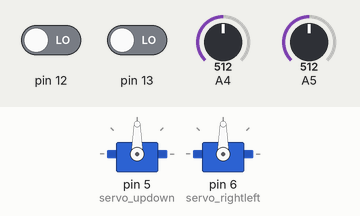
The sketch below on a simulated Arduino Uno, built with avr-gcc and run on an emulated ATmega328P. Shown: 2 × servo. The test bench sets the inputs (shaded band); at power-on: A4 = 512, pin 13 LOW, A5 = 512, pin 12 LOW. What the sketch prints to the serial monitor is not drawn.

Above: at 1.2 s.
1.3 s: A4 set to 716
At 2.4 s:
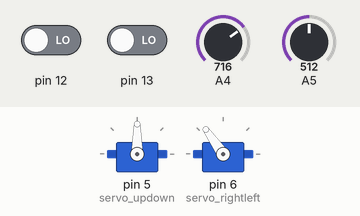
2.8 s: pin 13 driven HIGH
At 3.2 s:
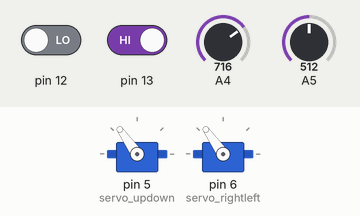
4.3 s: A4 set to 900
At 5.2 s:
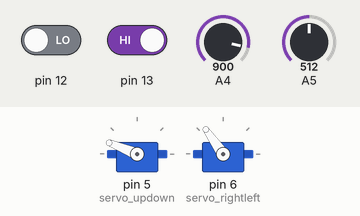
5.8 s: A4 set to 1023
At 7.1 s:
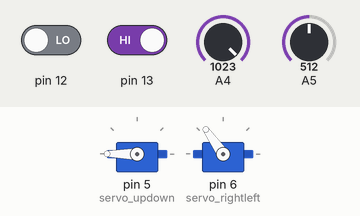
7.4 s: A4 set to 306
At 8.1 s:
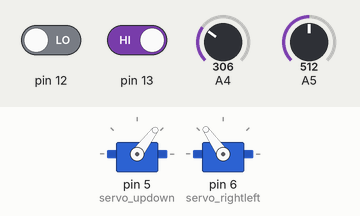
8.9 s: A5 set to 1013
11.9 s: A5 set to 1023
Timing chart, 0 to 14.4 s (numbered marks = the images above; inputs shaded):
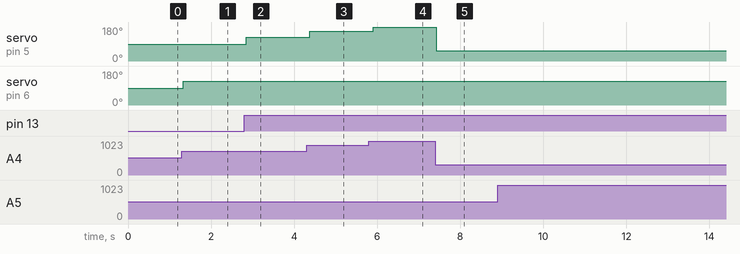

The sketch:

SolarTracker.ino
```cpp
#include <Servo.h>
int mode = 0;
int axe = 0;
int buttonState1 = 0;
int buttonState2 = 0;
int prevButtonState1 = 0;
int prevButtonState2 = 0;

int ldrtopr= 0;
int ldrtopl = 1;
int ldrbotr = 2;
int ldrbotl = 3;
int topl = 0;
int topr = 0;
int botl = 0;
int botr = 0;

Servo servo_updown;
Servo servo_rightleft;

int threshold_value=10;

void setup()
{
  Serial.begin(9600);
  Serial.println("CLEARDATA");
  Serial.println("LABEL,t,voltage,current,power,Mode");

  pinMode(12, INPUT);
  pinMode(11, INPUT);
  pinMode(A4, INPUT);

  servo_updown.attach(5);
  servo_rightleft.attach(6);
}

void loop()
{
char Mode;
    float volt = analogRead(A5)*5.0/1023;
    float voltage = 2*volt;
    float current = voltage/20;
    float power = voltage*current;
    Serial.print("DATA,TIME,");
    Serial.print(voltage);
    Serial.print(",");
    Serial.print(current);
    Serial.print(",");
    Serial.print(power);
    Serial.print(",");

  buttonState1 = digitalRead(12);
  if (buttonState1 != prevButtonState1)
  {
    if (buttonState1 == HIGH)
    {
      if (mode == 1)
      {
        mode = 0;
      }
      else
      {
        mode = 1;
      }
    }
  }

  prevButtonState1 = buttonState1;
  delay(50);

  if (mode == 0)
  {
    Mode='M';
    Serial.println(Mode);
    manualsolartracker();
  }
  else
  {
    Mode = 'A';
    Serial.println(Mode);
    automaticsolartracker();
  }
}

void automaticsolartracker()
{
     topr= analogRead(ldrtopr);
     topl= analogRead(ldrtopl);
     botr= analogRead(ldrbotr);
     botl= analogRead(ldrbotl);

     int avgtop = (topr + topl) / 2;
     int avgbot = (botr + botl) / 2;
     int avgleft = (topl + botl) / 2;
     int avgright = (topr + botr) / 2;

     int diffelev = avgtop - avgbot;
     int diffazi = avgright - avgleft;

      if (abs(diffazi) >= threshold_value)
      {
       if (diffazi > 0)
       {
        if (servo_rightleft.read() < 180)
        {
          servo_rightleft.write((servo_updown.read() + 2));
        }
      }
      if (diffazi <  0)
      {
        if (servo_rightleft.read() > 0)
        {
          servo_rightleft.write((servo_updown.read() - 2));
        }
      }
    }


      if (abs(diffelev) >= threshold_value)
      {
       if (diffelev > 0)
       {
        if (servo_updown.read() < 180)
        {
          servo_updown.write((servo_rightleft.read() - 2));
        }
      }
      if (diffelev <  0)
      {
        if (servo_updown.read() > 0)
        {
          servo_updown.write((servo_rightleft.read() + 2));
        }
      }
    }
 }

void manualsolartracker()
{
  buttonState2 = digitalRead(13);

  if (buttonState2 != prevButtonState2)
  {
    if (buttonState2 == HIGH)
    {
      if (axe == 1)
      {
        axe = 0;
      }
      else
      {
        axe = 1;
      }
    }
  }

  prevButtonState2 = buttonState2;
  delay(50);

  if (axe == 0)
  {
    servo_rightleft.write(map(analogRead(A4), 0, 1023, 0, 180));
  }
  else
  {
    servo_updown.write(map(analogRead(A4), 0, 1023, 0, 180));
  }
}
```

Measured:
- after the input at 1.3 s, servo on pin 6 (servo_rightleft): 90° → 125° at once
- after the input at 2.8 s, servo on pin 5 (servo_updown): 90° → 125° after 0.05 s
- after the input at 4.3 s, servo on pin 5 (servo_updown): 125° → 158° after 0.08 s
- after the input at 5.8 s, servo on pin 5 (servo_updown): 158° → 180° after 0.10 s
- after the input at 7.4 s, servo on pin 5 (servo_updown): 180° → 53° at once
- after the input at 8.9 s, every drawn part: stays the same
- after the input at 11.9 s, every drawn part: stays the same
